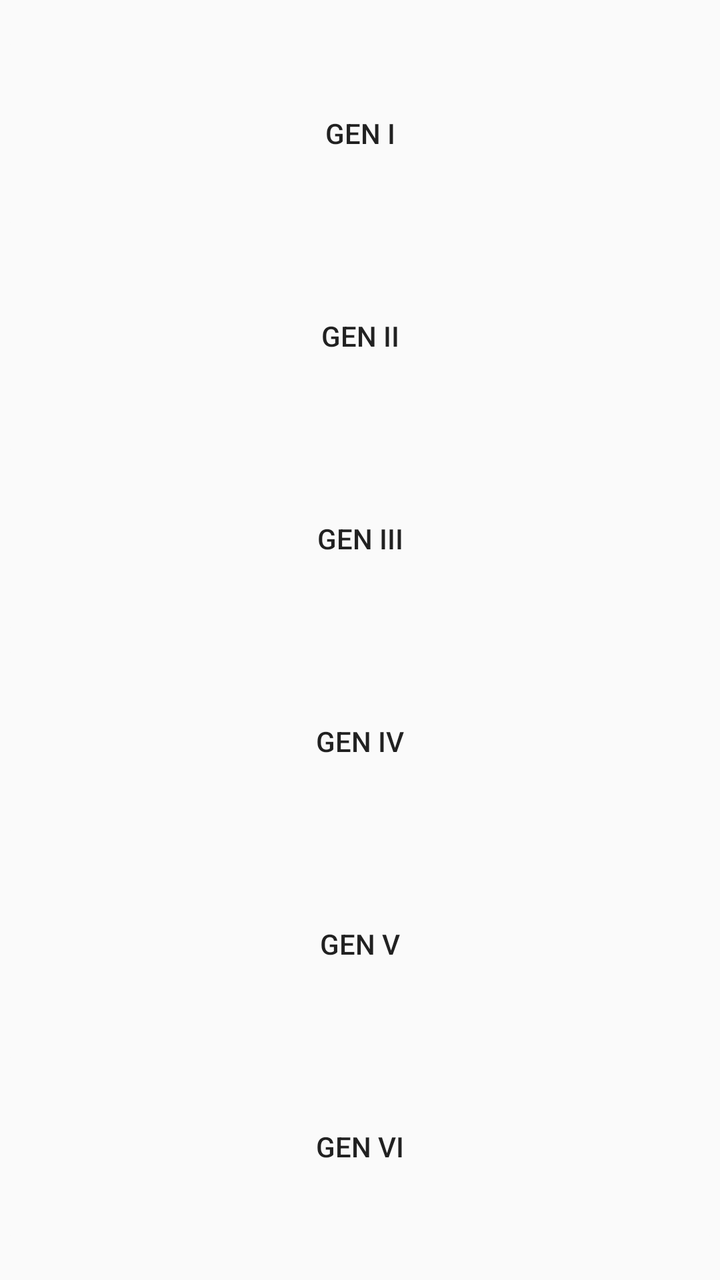
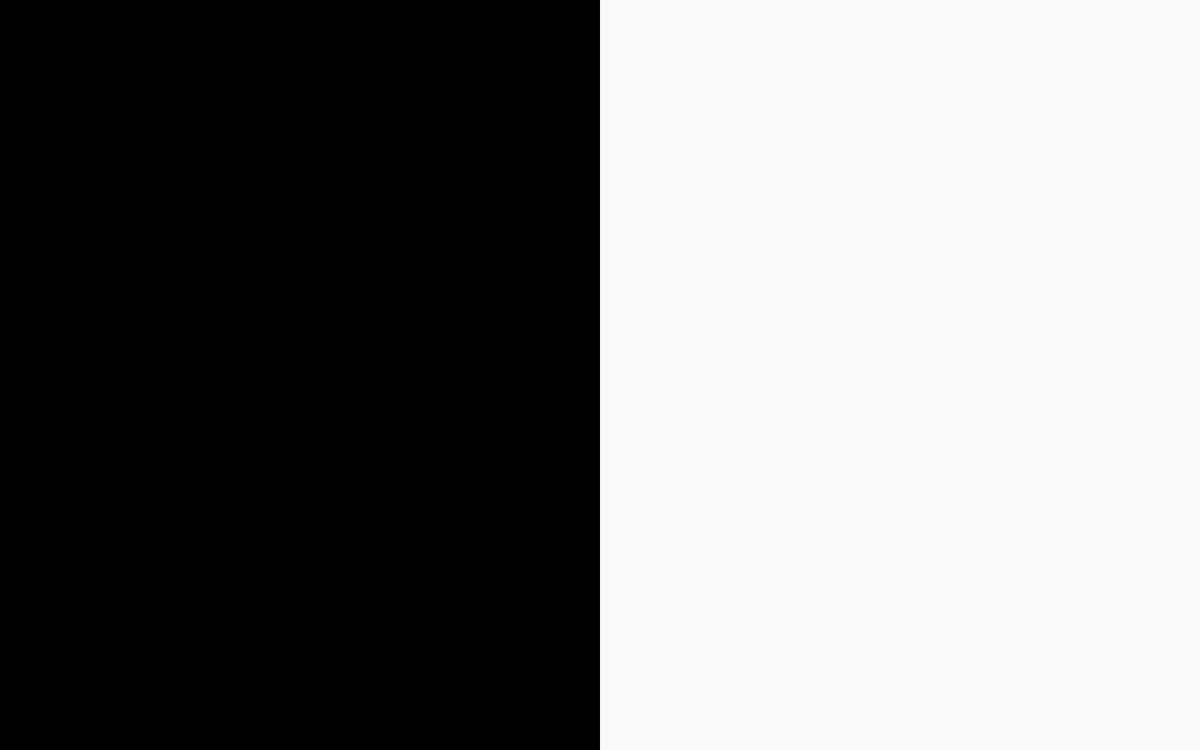

One screen, two layout resources from the same app: the default and the repository's alternative for another configuration. Each is rendered where Android would select it; the XML of both is given below.
<!-- AndroidManifest.xml: application theme AppTheme -->
<!-- res/layout/activity_gen.xml -->
<?xml version="1.0" encoding="utf-8"?>
<LinearLayout
    xmlns:android="http://schemas.android.com/apk/res/android"
    xmlns:tools="http://schemas.android.com/tools"
    android:layout_width="match_parent"
    android:layout_height="match_parent"
    android:background="@drawable/bg_gen"
    android:orientation="vertical"
    android:paddingBottom="@dimen/activity_vertical_margin"
    android:paddingLeft="@dimen/gen_activity_side_padding"
    android:paddingRight="@dimen/gen_activity_side_padding"
    android:paddingTop="@dimen/activity_vertical_margin"
    tools:context="com.mianlabs.pokeluv.GenActivity">

    <Button
        android:id="@+id/button_gen_i"
        android:layout_width="match_parent"
        android:layout_height="wrap_content"
        android:layout_gravity="center"
        android:layout_weight="1"
        android:stateListAnimator="@null"
        android:text="Gen I"/>

    <Button
        android:id="@+id/button_gen_ii"
        android:layout_width="match_parent"
        android:layout_height="wrap_content"
        android:layout_gravity="center"
        android:layout_weight="1"
        android:stateListAnimator="@null"
        android:text="Gen II"/>

    <Button
        android:id="@+id/button_gen_iii"
        android:layout_width="match_parent"
        android:layout_height="wrap_content"
        android:layout_gravity="center"
        android:layout_weight="1"
        android:stateListAnimator="@null"
        android:text="Gen III"/>

    <Button
        android:id="@+id/button_gen_iv"
        android:layout_width="match_parent"
        android:layout_height="wrap_content"
        android:layout_gravity="center"
        android:layout_weight="1"
        android:stateListAnimator="@null"
        android:text="Gen IV"/>

    <Button
        android:id="@+id/button_gen_v"
        android:layout_width="match_parent"
        android:layout_height="wrap_content"
        android:layout_gravity="center"
        android:layout_weight="1"
        android:stateListAnimator="@null"
        android:text="Gen V"/>

    <Button
        android:id="@+id/button_gen_vi"
        android:layout_width="match_parent"
        android:layout_height="wrap_content"
        android:layout_gravity="center"
        android:layout_weight="1"
        android:stateListAnimator="@null"
        android:text="Gen VI"/>

</LinearLayout>
<!-- resources referenced by this layout -->
<resources>
  <dimen name="activity_vertical_margin">16dp</dimen>
  <!-- drawable bg_gen (drawable) -->
  <?xml version="1.0" encoding="utf-8"?>
  <bitmap xmlns:android="http://schemas.android.com/apk/res/android"
          android:src="@drawable/white10px"
          android:tileMode="repeat">
  </bitmap>
  <style name="AppTheme" parent="Theme.AppCompat.Light.DarkActionBar">
          
          <item name="colorPrimary">@color/colorPrimary</item>
          <item name="colorPrimaryDark">@color/colorPrimaryDark</item>
          <item name="colorAccent">@color/colorAccent</item>
          <item name="colorButtonNormal">?android:colorBackground</item>
      </style>
  <color name="colorPrimary">#FF0000</color>
  <color name="colorPrimaryDark">#000000</color>
  <color name="colorAccent">#FFFFFF</color>
</resources>
<!-- res/layout-w820dp/activity_gen.xml (the repository's variant of the layout above) -->
<!-- drawn on a 7-inch tablet turned sideways -->
<?xml version="1.0" encoding="utf-8"?>
<LinearLayout
    xmlns:android="http://schemas.android.com/apk/res/android"
    xmlns:tools="http://schemas.android.com/tools"
    android:layout_width="match_parent"
    android:layout_height="match_parent"
    android:baselineAligned="false"
    android:orientation="horizontal"
    tools:context=".ui.generations.GenActivity">

    <FrameLayout
        android:id="@+id/generations_container"
        android:layout_width="0dp"
        android:layout_height="match_parent"
        android:layout_weight="1"
        tools:background="@color/colorPrimaryDark"/>

    <FrameLayout
        android:id="@+id/poke_list_container"
        android:layout_width="0dp"
        android:layout_height="match_parent"
        android:layout_weight="1"/>

</LinearLayout>
<!-- resources referenced by the variant -->
<!-- as a 7-inch tablet turned sideways resolves them -->
<resources>
  <color name="colorPrimaryDark">#000000</color>
  <style name="AppTheme" parent="Theme.AppCompat.Light.DarkActionBar">
          
          <item name="colorPrimary">@color/colorPrimary</item>
          <item name="colorPrimaryDark">@color/colorPrimaryDark</item>
          <item name="colorAccent">@color/colorAccent</item>
          <item name="colorButtonNormal">?android:colorBackground</item>
      </style>
  <color name="colorPrimary">#FF0000</color>
  <color name="colorAccent">#FFFFFF</color>
</resources>
